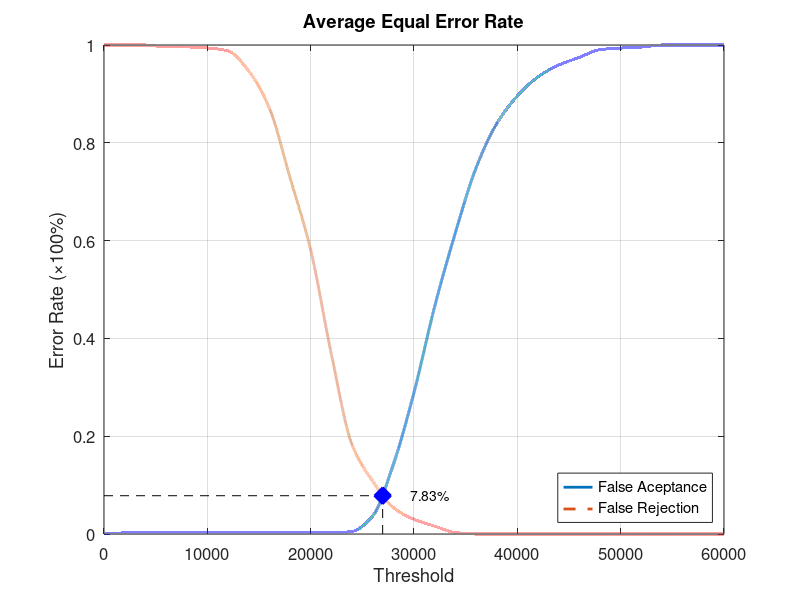
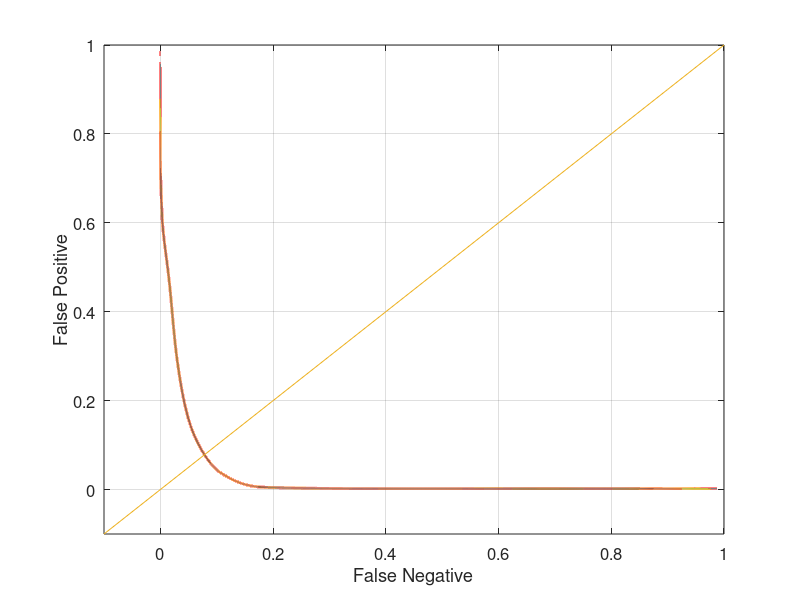

Write the MATLAB code that produced these figures, in order.
function yEER = Database4Average
close all;
clear;
clc;
x = 0:2000:60000;
xq = 0:0.5:60000;

y0 = [0 0.00210526 0.00210526 0.00210526 0.00210526 0.00210526 0.00210526 0.00210526 0.00210526 0.00210526 0.00210526 0.00210526 0.00526316 0.0368421 0.142105 0.289474 0.465263 0.61579 0.748421 0.838947 0.89579 0.934737 0.958947 0.974737 0.990526 0.993684 0.99579 1 1 1 1];
yy0 = interp1(x, y0, xq, 'pchip');
y1 = [1 1 1 0.996 0.996 0.994 0.988 0.947 0.871 0.729 0.581 0.368 0.183 0.108 0.054 0.03 0.016 0.003 0 0 0 0 0 0 0 0 0 0 0 0 0];
yy1 = interp1(x, y1, xq, 'pchip');

% Calculating EER: 
y2 = abs(y0 - y1);
find(y2 == min(y2))
yy2 = abs(yy0 - yy1);
xEER = find(yy2 == min(yy2));
xEERIndex = xq(xEER) % X-axis EER
yEER = yy0(xEER) % Y-axis EER

main = figure
plot(xq, yy0,'-','LineWidth', 2);	hold on
plot(xq, yy1,'--','LineWidth', 2);	hold on
plot([xEERIndex xEERIndex], [0 yEER], 'k--');	hold on
plot([0 xEERIndex], [yEER yEER], 'k--');	hold on
plot(xEERIndex, yEER, 'bx', 'LineWidth', 10);	hold on
text(xEERIndex + 10 * xEERIndex / 100, yEER, [num2str(round((10000 * yEER)) / 100) '%'])
legend('False Aceptance', 'False Rejection', 'Location', 'SouthEast')
xlabel('Threshold')
ylabel('Error Rate (\times100%)')
title('Average Equal Error Rate')
set(gca, 'FontSize', 12)
axis([0 60000 0 1])
grid on

print(main, 'Database4AverageMain', '-dpng');
FNRxFPR = figure('Color', [1 1 1]);
plot(yy1, yy0, '-', yy1, yy0, 'LineWidth', 2);
hold on
y = -0.1:0.1:1
plot(y, y); 
set(gca, 'FontSize', 12)
xlabel('False Negative')
ylabel('False Positive')
axis([-0.1 1 -0.1 1])
set(gca, 'FontSize', 12)
grid on

print(FNRxFPR, 'Database4AverageFNRxFPR','-dpng');
end
